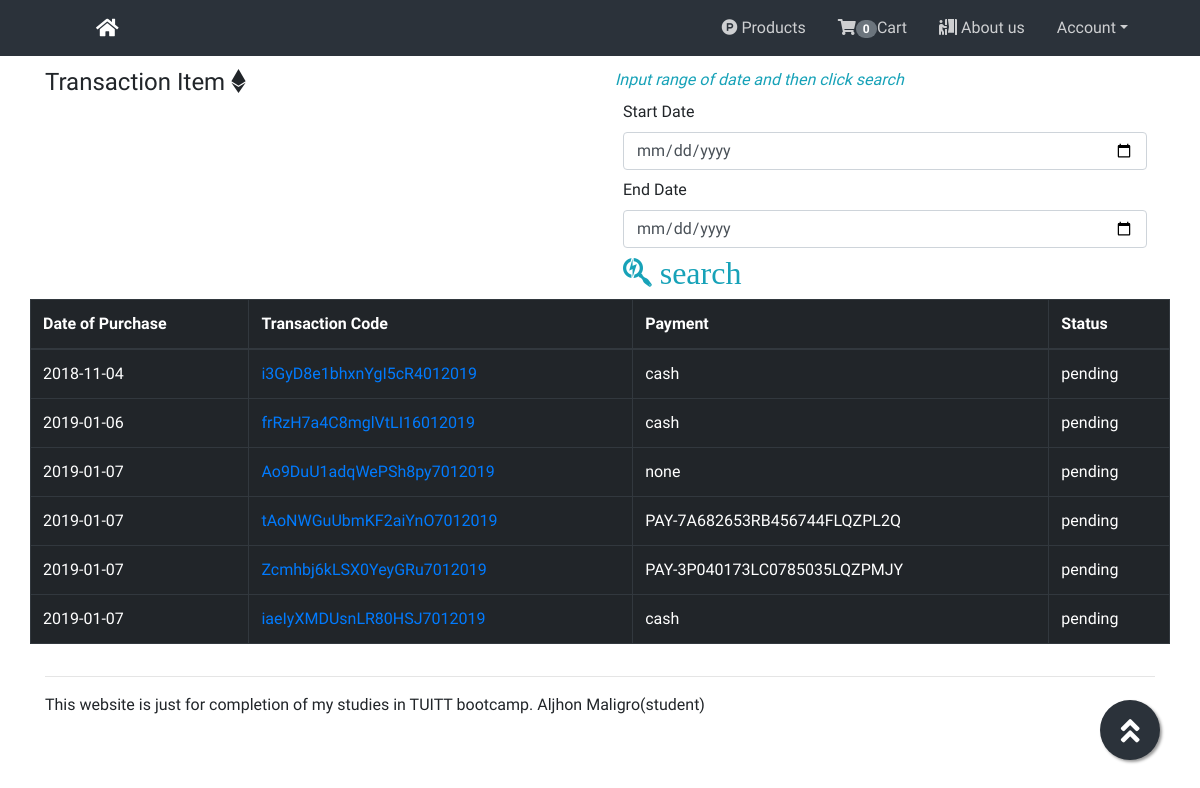
The page /app/controllers/view_tracking.php (signed in) on the database as committed earlier.
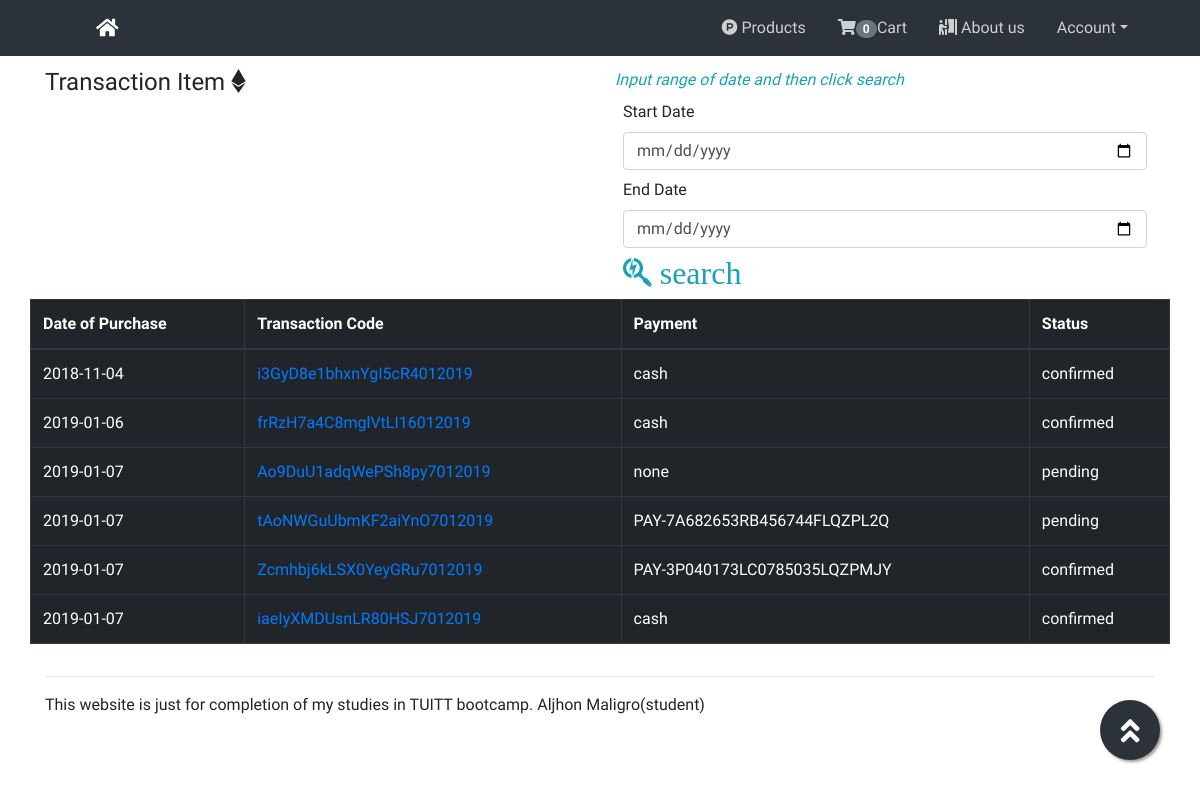
The same page on the database as committed later.
### tables this page shows
CREATE TABLE `tbl_orders` (
  `id` int(11) NOT NULL,
  `user_id` int(11) NOT NULL,
  `transaction_code` varchar(255) DEFAULT NULL,
  `purchase_date` varchar(255) DEFAULT NULL,
  `status_id` int(11) NOT NULL,
  `payment_mode_id` int(11) NOT NULL,
  `payment` varchar(255) NOT NULL,
  `shipping_address` varchar(255) DEFAULT NULL
);

CREATE TABLE `tbl_status` (
  `id` int(11) NOT NULL,
  `name` varchar(255) NOT NULL
);

### app/controllers/view_tracking.php (the view, shortened to what this page needs)
<?php require_once "../partials/header.php"; ?>
<section class="mp">
<div class="container">
	<div class="row">
		<div class="col-md-6 mt-2">
		<h4>Transaction Item <i class="fab fa-ethereum"></i></h4>
		</div>
		<div class="col-md-6 mt-2">
			<span class="text-info"><em>Input range of date and then click search</em></span>
			<div class="row m-2">
			<label for="startDate">Start Date</label>
		    <input type="date" class="form-control" id="startDate" placeholder="00/00/0000">
		    </div>
			<div class="row m-2">
			<label for="endDate">End Date</label>
			<input type="date" class="form-control" id="endDate" placeholder="00/00/0000">
			</div>
			<div class="row m-2">
				<a href="#" class="text-info" onclick="viewTracking()"> <i class="fab fa-searchengin fa-2x"> search</i></a>
			</div>
		</div>
	</div>
<div class="row">
<div class="table-responsive">
<table class="table table-bordered table-dark">
<thead>
<tr>
<th scope="col">Date of Purchase</th>
<th scope="col">Transaction Code</th>
<th scope="col">Payment</th>
<th scope="col">Status</th>
</tr>
</thead>
 <tbody id="trackingDiv">
	<?php
	require_once "connection.php";
	$id = $_SESSION['userid'];
	$sql = "SELECT o.id 'tid',o.purchase_date 'pdate', o.transaction_code 'tcode',o.payment 'payment', s.name 'status' from tbl_orders o, tbl_status s where o.status_id = s.id AND user_id = '$id' ";
	$result = mysqli_query($con,$sql);
	if(mysqli_num_rows($result) > 0){
		while ($row = mysqli_fetch_assoc($result)) {
			echo "<tr><td>$row[pdate]</td>";
			echo "<td><a href='#' onclick='showTrans($row[tid])'>$row[tcode]</a></td>
			<td>$row[payment]</td>
			<td>$row[status]</td>
			</tr>";
		}
	}
	?>
</tbody>
</table>
</div>
</div>
</div>
</section>
<?php require_once "../partials/footer.php"; ?>

Rows that differ between the two databases and show on the page:
changed tbl_orders "i3GyD8e1bhxnYgI5cR4012019": status.name "pending" → "confirmed"
changed tbl_orders "frRzH7a4C8mglVtLI16012019": status.name "pending" → "confirmed"
changed tbl_orders "Zcmhbj6kLSX0YeyGRu7012019": status.name "pending" → "confirmed"
changed tbl_orders "iaeIyXMDUsnLR80HSJ7012019": status.name "pending" → "confirmed"
